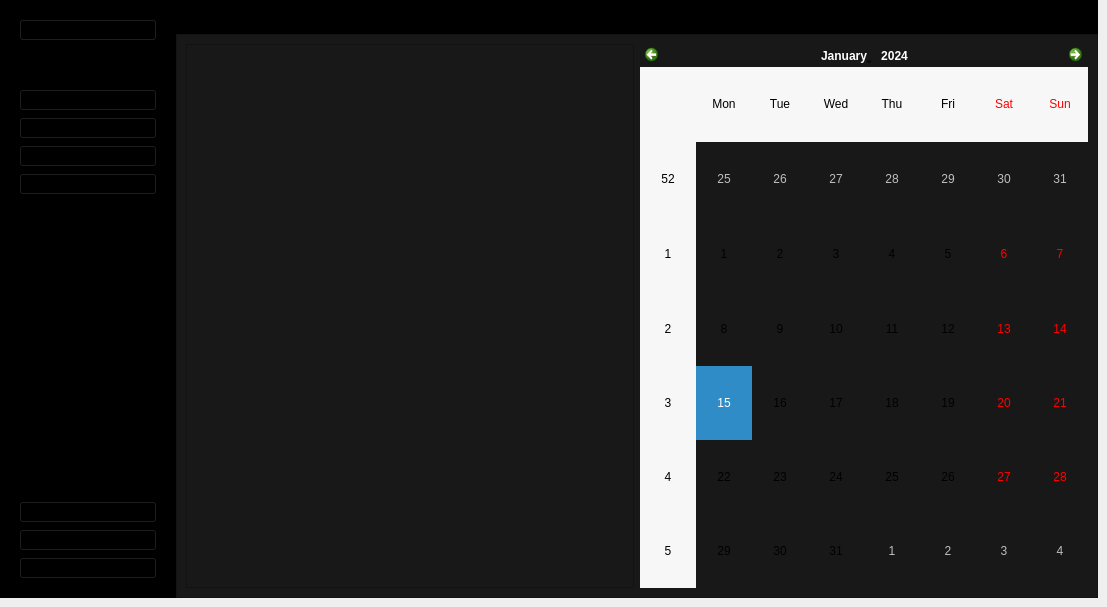
        <widget class="QWidget" name="MainPage_5">
         <widget class="QWidget" name="mainBodyContainer_17" native="true">
          <property name="geometry">
           <rect>
            <x>176</x>
            <y>0</y>
            <width>922</width>
            <height>598</height>
           </rect>
          </property>
          <property name="styleSheet">
           <string notr="true">background-color:#181818 ;</string>
          </property>
          <layout class="QFormLayout" name="formLayout_6">
           <property name="horizontalSpacing">
            <number>0</number>
           </property>
           <property name="verticalSpacing">
            <number>0</number>
           </property>
           <property name="leftMargin">
            <number>0</number>
           </property>
           <property name="topMargin">
            <number>0</number>
           </property>
           <property name="rightMargin">
            <number>0</number>
           </property>
           <property name="bottomMargin">
            <number>0</number>
           </property>
           <item row="0" column="0" colspan="2">
            <widget class="QFrame" name="TopBar_17">
             <property name="styleSheet">
              <string notr="true">background-color:rgb(0, 0, 0);</string>
             </property>
             <property name="frameShape">
              <enum>QFrame::StyledPanel</enum>
             </property>
             <property name="frameShadow">
              <enum>QFrame::Raised</enum>
             </property>
             <layout class="QVBoxLayout" name="verticalLayout_89">
              <item>
               <widget class="QLabel" name="Actor_17">
                <property name="styleSheet">
                 <string notr="true">font: 75 16pt &quot;MS Shell Dlg 2&quot;;
</string>
                </property>
                <property name="text">
                 <string>Responsable Ressource Humaine</string>
                </property>
               </widget>
              </item>
             </layout>
            </widget>
           </item>
           <item row="1" column="0" colspan="2">
            <widget class="QFrame" name="MainContent_17">
             <property name="styleSheet">
              <string notr="true">background-color:#181818 ;</string>
             </property>
             <property name="frameShape">
              <enum>QFrame::StyledPanel</enum>
             </property>
             <property name="frameShadow">
              <enum>QFrame::Raised</enum>
             </property>
             <layout class="QHBoxLayout" name="horizontalLayout_13">
              <item>
               <widget class="QGraphicsView" name="graphicsView_5"/>
              </item>
              <item>
               <widget class="QCalendarWidget" name="calendarWidget_5"/>
              </item>
             </layout>
            </widget>
           </item>
          </layout>
         </widget>
         <widget class="QWidget" name="leftMenuContainer_17" native="true">
          <property name="geometry">
           <rect>
            <x>0</x>
            <y>0</y>
            <width>176</width>
            <height>598</height>
           </rect>
          </property>
          <property name="styleSheet">
           <string notr="true">background-color:#FFF;
</string>
          </property>
          <layout class="QVBoxLayout" name="verticalLayout_90">
           <property name="leftMargin">
            <number>0</number>
           </property>
           <property name="topMargin">
            <number>0</number>
           </property>
           <property name="rightMargin">
            <number>0</number>
           </property>
           <item>
            <widget class="QWidget" name="leftMenuSubContainer_17" native="true">
             <property name="styleSheet">
              <string notr="true">background-color:rgb(0, 0, 0);</string>
             </property>
             <layout class="QVBoxLayout" name="verticalLayout_91">
              <item alignment="Qt::AlignTop">
               <widget class="QFrame" name="UserSideMenu_17">
                <property name="frameShape">
                 <enum>QFrame::StyledPanel</enum>
                </property>
                <property name="frameShadow">
                 <enum>QFrame::Raised</enum>
                </property>
                <layout class="QHBoxLayout" name="horizontalLayout_14">
                 <item>
                  <widget class="QPushButton" name="Account_17">
                   <property name="toolTip">
                    <string>User</string>
                   </property>
                   <property name="toolTipDuration">
                    <number>16</number>
                   </property>
                   <property name="text">
                    <string>My account</string>
                   </property>
                   <property name="icon">
                    <iconset>
                     <normalon>icon/user.svg</normalon>
                    </iconset>
                   </property>
                   <property name="iconSize">
                    <size>
                     <width>20</width>
                     <height>20</height>
                    </size>
                   </property>
                  </widget>
                 </item>
                </layout>
               </widget>
              </item>
              <item alignment="Qt::AlignTop">
               <widget class="QFrame" name="MainFunctions_17">
                <property name="sizePolicy">
                 <sizepolicy hsizetype="Preferred" vsizetype="Preferred">
                  <horstretch>0</horstretch>
                  <verstretch>0</verstretch>
                 </sizepolicy>
                </property>
                <property name="frameShape">
                 <enum>QFrame::StyledPanel</enum>
                </property>
                <property name="frameShadow">
                 <enum>QFrame::Raised</enum>
                </property>
                <layout class="QVBoxLayout" name="verticalLayout_92">
                 <item>
                  <widget class="QPushButton" name="HomeBtn_17">
                   <property name="toolTip">
                    <string>Home</string>
                   </property>
                   <property name="styleSheet">
                    <string notr="true"/>
                   </property>
                   <property name="text">
                    <string>Home</string>
                   </property>
                   <property name="icon">
                    <iconset>
                     <normaloff>icon/home.svg</normaloff>
                     <normalon>icon/home.svg</normalon>icon/home.svg</iconset>
                   </property>
                   <property name="iconSize">
                    <size>
                     <width>20</width>
                     <height>20</height>
                    </size>
                   </property>
                  </widget>
                 </item>
                 <item>
                  <widget class="QPushButton" name="DataBtn_17">
                   <property name="toolTip">
                    <string>Data</string>
                   </property>
                   <property name="text">
                    <string>Data</string>
                   </property>
                   <property name="icon">
                    <iconset>
                     <normaloff>icon/database.svg</normaloff>
                     <normalon>icon/database.svg</normalon>icon/database.svg</iconset>
                   </property>
                   <property name="iconSize">
                    <size>
                     <width>20</width>
                     <height>20</height>
                    </size>
                   </property>
                  </widget>
                 </item>
                 <item>
                  <widget class="QPushButton" name="addeq_17">
                   <property name="styleSheet">
                    <string notr="true">font: 75 9pt &quot;MS Shell Dlg 2&quot;;</string>
                   </property>
                   <property name="text">
                    <string>Ajouter un employee</string>
                   </property>
                   <property name="icon">
                    <iconset>
                     <normaloff>icon/plus.svg</normaloff>icon/plus.svg</iconset>
                   </property>
                   <property name="iconSize">
                    <size>
                     <width>20</width>
                     <height>20</height>
                    </size>
                   </property>
                  </widget>
                 </item>
                 <item>
                  <widget class="QPushButton" name="PdfBtn_21">
                   <property name="toolTip">
                    <string>Pdf</string>
                   </property>
                   <property name="text">
                    <string>add maintenance</string>
                   </property>
                   <property name="icon">
                    <iconset>
                     <normaloff>icon/printer.svg</normaloff>
                     <normalon>icon/printer.svg</normalon>icon/printer.svg</iconset>
                   </property>
                   <property name="iconSize">
                    <size>
                     <width>20</width>
                     <height>20</height>
                    </size>
                   </property>
                  </widget>
                 </item>
                 <item>
                  <spacer name="verticalSpacer_113">
                   <property name="orientation">
                    <enum>Qt::Vertical</enum>
                   </property>
                   <property name="sizeHint" stdset="0">
                    <size>
                     <width>20</width>
                     <height>40</height>
                    </size>
                   </property>
                  </spacer>
                 </item>
                 <item>
                  <spacer name="verticalSpacer_114">
                   <property name="orientation">
                    <enum>Qt::Vertical</enum>
                   </property>
                   <property name="sizeHint" stdset="0">
                    <size>
                     <width>20</width>
                     <height>40</height>
                    </size>
                   </property>
                  </spacer>
                 </item>
                 <item>
                  <spacer name="verticalSpacer_115">
                   <property name="orientation">
                    <enum>Qt::Vertical</enum>
                   </property>
                   <property name="sizeHint" stdset="0">
                    <size>
                     <width>20</width>
                     <height>40</height>
                    </size>
                   </property>
                  </spacer>
                 </item>
                 <item>
                  <spacer name="verticalSpacer_116">
                   <property name="orientation">
                    <enum>Qt::Vertical</enum>
                   </property>
                   <property name="sizeHint" stdset="0">
                    <size>
                     <width>20</width>
                     <height>40</height>
                    </size>
                   </property>
                  </spacer>
                 </item>
                 <item>
                  <spacer name="verticalSpacer_117">
                   <property name="orientation">
                    <enum>Qt::Vertical</enum>
                   </property>
                   <property name="sizeHint" stdset="0">
                    <size>
                     <width>20</width>
                     <height>40</height>
                    </size>
                   </property>
                  </spacer>
                 </item>
                 <item>
                  <spacer name="verticalSpacer_118">
                   <property name="orientation">
                    <enum>Qt::Vertical</enum>
                   </property>
                   <property name="sizeHint" stdset="0">
                    <size>
                     <width>20</width>
                     <height>40</height>
                    </size>
                   </property>
                  </spacer>
                 </item>
                 <item>
                  <spacer name="verticalSpacer_119">
                   <property name="orientation">
                    <enum>Qt::Vertical</enum>
                   </property>
                   <property name="sizeHint" stdset="0">
                    <size>
                     <width>20</width>
                     <height>40</height>
                    </size>
                   </property>
                  </spacer>
                 </item>
                </layout>
               </widget>
              </item>
              <item alignment="Qt::AlignBottom">
               <widget class="QFrame" name="AppFunction_17">
                <property name="frameShape">
                 <enum>QFrame::StyledPanel</enum>
                </property>
                <property name="frameShadow">
                 <enum>QFrame::Raised</enum>
                </property>
                <layout class="QVBoxLayout" name="verticalLayout_93">
                 <item>
                  <widget class="QPushButton" name="SettingsBtn_17">
                   <property name="toolTip">
                    <string>Settings</string>
                   </property>
                   <property name="text">
                    <string>Settings</string>
                   </property>
                   <property name="icon">
                    <iconset>
                     <normaloff>icon/settings.svg</normaloff>
                     <disabledoff>icon/settings.svg</disabledoff>icon/settings.svg</iconset>
                   </property>
                   <property name="iconSize">
                    <size>
                     <width>20</width>
                     <height>20</height>
                    </size>
                   </property>
                  </widget>
                 </item>
                 <item>
                  <widget class="QPushButton" name="HelpBtn_17">
                   <property name="toolTip">
                    <string>Help</string>
                   </property>
                   <property name="text">
                    <string>Help</string>
                   </property>
                   <property name="icon">
                    <iconset>
                     <normaloff>icon/help-circle.svg</normaloff>
                     <normalon>icon/help-circle.svg</normalon>icon/help-circle.svg</iconset>
                   </property>
                   <property name="iconSize">
                    <size>
                     <width>20</width>
                     <height>20</height>
                    </size>
                   </property>
                  </widget>
                 </item>
                 <item>
                  <widget class="QPushButton" name="LogoutBtn_17">
                   <property name="toolTip">
                    <string>Logout</string>
                   </property>
                   <property name="text">
                    <string>Logout</string>
                   </property>
                   <property name="icon">
                    <iconset>
                     <normaloff>icon/log-out.svg</normaloff>
                     <normalon>icon/log-out.svg</normalon>icon/log-out.svg</iconset>
                   </property>
                   <property name="iconSize">
                    <size>
                     <width>20</width>
                     <height>20</height>
                    </size>
                   </property>
                  </widget>
                 </item>
                </layout>
               </widget>
              </item>
             </layout>
            </widget>
           </item>
          </layout>
         </widget>
        </widget>
